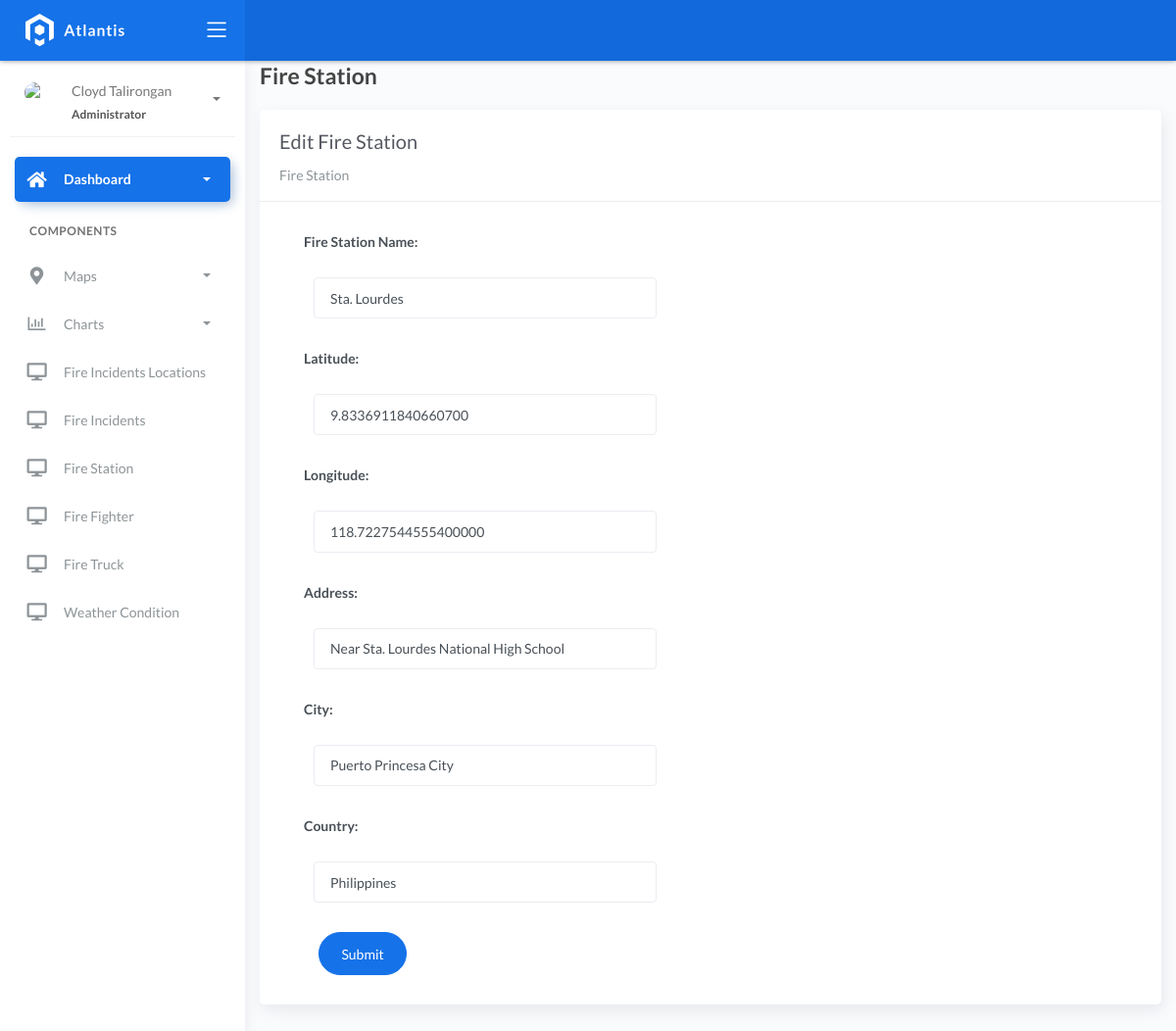
The page /firestation_list/1 on the database its author committed.
### fire/models.py (models this page shows)
class BaseModel(models.Model):
    created_at = models.DateTimeField(auto_now_add=True, db_index=True)
    updated_at = models.DateTimeField(auto_now=True)
    class Meta:
        abstract = True

class FireStation(BaseModel):
    name = models.CharField(max_length=150)
    latitude = models.DecimalField(
        max_digits=22, decimal_places=16, null=True, blank=True)
    longitude = models.DecimalField(
        max_digits=22, decimal_places=16, null=True, blank=True)
    address = models.CharField(max_length=150)
    city = models.CharField(max_length=150)  # can be in separate table
    country = models.CharField(max_length=150)  # can be in separate table

### fire/views.py (the view)
# urls.py: path('firestation_list/<pk>', views.FireStationUpdateView.as_view(), name='firestation-update'),
class FireStationUpdateView(UpdateView):
    model = FireStation
    form_class = FireStationForm
    template_name = "firestation_edit.html"
    success_url = reverse_lazy('firestation-list')

### fire/forms.py
class FireStationForm(ModelForm):
    class Meta:
        model = FireStation
        fields = "__all__"
        labels = {
            'name': 'Fire Station Name',
            'latitude': 'Latitude',
            'longitude': 'Longitude',
            'address': 'Address',
            'city': 'City',
            'country': 'Country',
        }

### templates/firestation_edit.html (shortened to what this page needs)
{% extends 'base.html' %} {% load static %} {% block content %}
<div class="content">
    <div class="container-fluid">
        <h4 class="page-title">Fire Station</h4>
        <div class="row">
            <div class="col-md-12">
                <div class="card">
                    <div class="card-header">
                        <div class="card-title">Edit Fire Station</div>
                        <div class="card-category">Fire Station</div>
                    </div>
                    <div class="col-md-6">
                    <div class="card-body">
                        <form action="" method="post" novalidate>
                            {% csrf_token %} {% include 'includes/form.html' %}
                                <div class="form-group">
                                    <div class="col-md-12 col-sm-3">
                                        <button type="submit" class="btn btn-primary btn-rounded">Submit</button>
                                    </div>
                                </div>
                            </div>
                    </div>
                    </div>
                </div>
            </div>
        </div>
    </div>
</div>
{% endblock %}

### templates/includes/form.html (shortened to what this page needs)
{% load widget_tweaks %}
{% for field in form %}
<div class="field item form-group">
    <label>{{ field.label_tag }}</label>
  <div class="form-group">
    {% render_field field class="form-control" %}
  </div>
</div>
{% endfor %}

### rows shown on the page
FireStation: name "Sta. Lourdes" "9.8336911840660700" "118.7227544555400000" "Near Sta. Lourdes National High School" "Puerto Princesa City" "Philippines"

### other values the page prints
{{ field.label_tag }} "Fire Station Name:" "Latitude:" "Longitude:" "Address:" "City:" "Country:"
